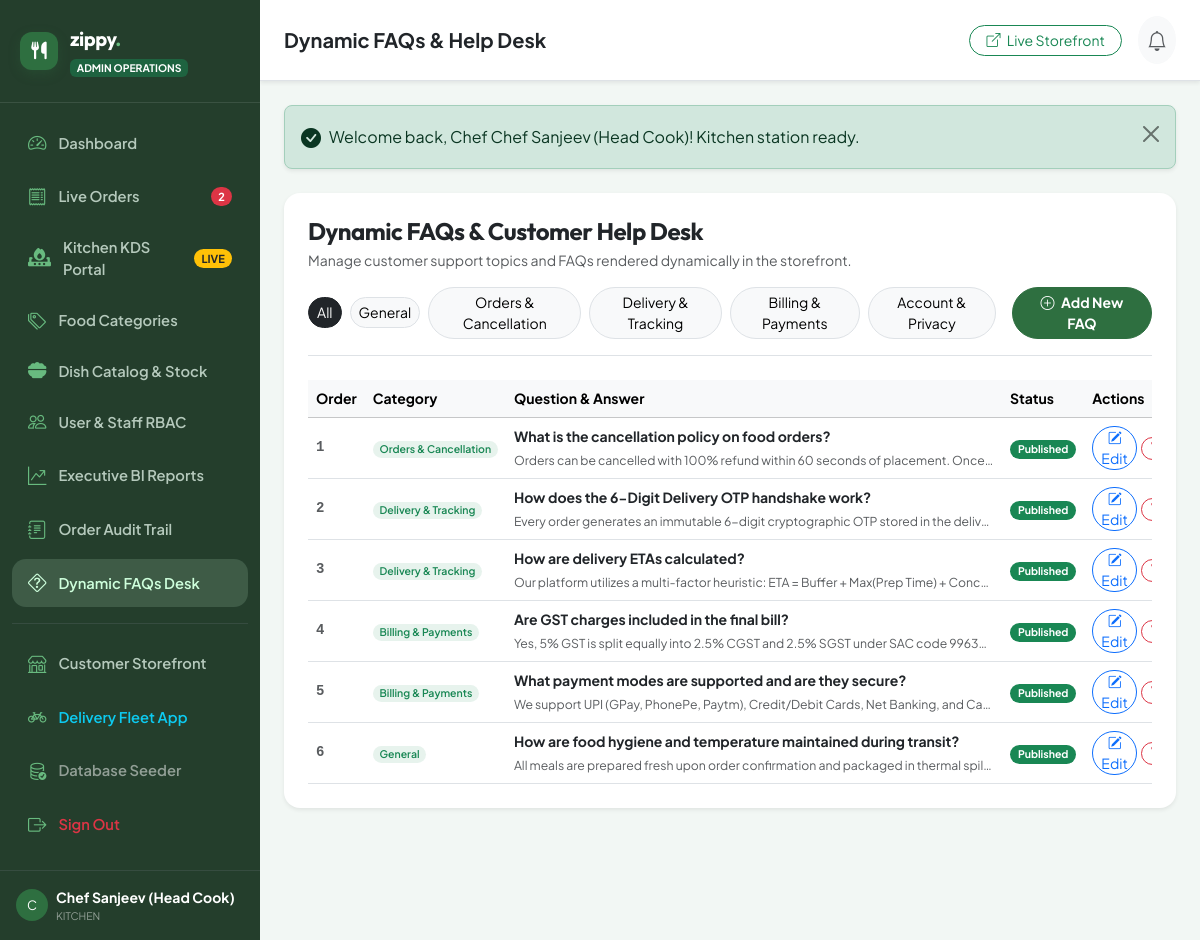
/admin/faqs.php (signed in), run on the app's committed database.
### tables this page shows
CREATE TABLE `faqs` (
    `faq_id` INT AUTO_INCREMENT PRIMARY KEY,
    `question` VARCHAR(255) NOT NULL,
    `answer` TEXT NOT NULL,
    `category` VARCHAR(50) NOT NULL DEFAULT 'General',
    `display_order` INT NOT NULL DEFAULT 0,
    `is_active` TINYINT(1) NOT NULL DEFAULT 1,
    `created_at` TIMESTAMP NOT NULL DEFAULT CURRENT_TIMESTAMP
);

### includes/functions.php (called while the page is built, shortened)
<?php
require_once __DIR__ . '/../config/config.php';
function db_query(string $sql, array $params = []): ?PDOStatement {
    $pdo = getDBConnection();
    try {
        $stmt = $pdo->prepare($sql);
        $stmt->execute($params);
        return $stmt;
    } catch (PDOException $e) {
        error_log("Database Query Error: " . $e->getMessage() . " | SQL: " . $sql);
        return null;
    }
}
function db_fetch_all(string $sql, array $params = []): array {
    $stmt = db_query($sql, $params);
    return $stmt ? $stmt->fetchAll() : [];
}

### admin/faqs.php (the view, shortened to what this page needs)
<?php
require_once __DIR__ . '/../config/config.php';
require_once __DIR__ . '/../includes/functions.php';
require_once __DIR__ . '/includes/header.php';
$categoryFilter = clean_input($_GET['category'] ?? '');
$where = "1=1";
$params = [];
$faqs = [];
try {
    $faqs = db_fetch_all("
        SELECT * FROM `faqs`
        WHERE $where
        ORDER BY `display_order` ASC, `faq_id` ASC
    ", $params);
} catch (Exception $e) {
    $faqs = [];
}
$categories = ['General', 'Orders & Cancellation', 'Delivery & Tracking', 'Billing & Payments', 'Account & Privacy'];
?>
<div class="card border-0 rounded-4 shadow-sm p-4 bg-white mb-4">
  <div class="d-flex flex-wrap align-items-center justify-content-between gap-3 border-bottom pb-3 mb-4">
    <div>
      <h4 class="fw-bold font-outfit mb-1 text-dark">Dynamic FAQs & Customer Help Desk</h4>
      <p class="text-muted small mb-0">Manage customer support topics and FAQs rendered dynamically in the storefront.</p>
    </div>
    <div class="d-flex align-items-center gap-2">
      <a href="<?= ADMIN_URL ?>/faqs.php" class="btn btn-sm rounded-pill <?= empty($categoryFilter) ? 'btn-dark' : 'btn-light border' ?>">All</a>
      <?php foreach ($categories as $cat): ?>
        <a href="<?= ADMIN_URL ?>/faqs.php?category=<?= urlencode($cat) ?>" class="btn btn-sm rounded-pill <?= ($categoryFilter === $cat) ? 'btn-success' : 'btn-light border' ?>">
          <?= e($cat) ?>
        </a>
      <?php endforeach; ?>
      <button type="button" class="btn btn-success btn-sm rounded-pill px-3 fw-bold ms-2" data-bs-toggle="modal" data-bs-target="#addFaqModal" style="background:#2E6F40; border-color:#2E6F40;">
        <i class="bi bi-plus-circle me-1"></i> Add New FAQ
      </button>
    </div>
  </div>
  <div class="table-responsive">
    <table class="table table-hover align-middle small mb-0">
      <thead class="table-light">
        <tr>
          <th style="width: 60px;">Order</th>
          <th style="width: 140px;">Category</th>
          <th>Question & Answer</th>
          <th style="width: 110px;">Status</th>
          <th style="width: 140px;">Actions</th>
        </tr>
      </thead>
      <tbody>
        <?php if (empty($faqs)): ?>
          <tr>
            <td colspan="5" class="text-center py-4 text-muted">
              No FAQ records found. Click <strong>Add New FAQ</strong> to create one.
            </td>
          </tr>
        <?php else: ?>
          <?php foreach ($faqs as $faq): ?>
            <tr>
              <td class="fw-bold font-monospace text-muted"><?= (int)$faq['display_order'] ?></td>
              <td>
                <span class="badge bg-success bg-opacity-10 text-success rounded-pill fw-semibold">
                  <?= e($faq['category']) ?>
                </span>
              </td>
              <td>
                <div class="fw-bold text-dark mb-1"><?= e($faq['question']) ?></div>
                <div class="text-muted small text-truncate" style="max-width: 480px;"><?= strip_tags($faq['answer']) ?></div>
              </td>
              <td>
                <form method="POST" action="<?= ADMIN_URL ?>/faqs.php" class="m-0">
                  <button type="submit" class="btn btn-sm badge <?= $faq['is_active'] ? 'bg-success' : 'bg-secondary' ?> rounded-pill border-0 px-2 py-1 cursor-pointer">
                    <?= $faq['is_active'] ? 'Published' : 'Draft' ?>
                  </button>
                </form>
              </td>
              <td>
                <div class="d-flex align-items-center gap-1">
                  <button type="button" class="btn btn-sm btn-outline-primary rounded-pill px-2 py-0" data-bs-toggle="modal" data-bs-target="#editModal<?= (int)$faq['faq_id'] ?>">
                    <i class="bi bi-pencil-square"></i> Edit
                  </button>
                  <form method="POST" action="<?= ADMIN_URL ?>/faqs.php" class="m-0" onsubmit="return confirm('Delete this FAQ permanently?');">
                    <button type="submit" class="btn btn-sm btn-outline-danger rounded-pill px-2 py-0">
                      <i class="bi bi-trash"></i>
                    </button>
                  </form>
                </div>
              </td>
            </tr>
          <?php endforeach; ?>
        <?php endif; ?>
      </tbody>
    </table>
  </div>
</div>
<?php require_once __DIR__ . '/includes/footer.php'; ?>

### assets/css/style.css (style rules this page uses)
:root { --lush-pine: #243E2C; --lush-forest: #2E6F40; --lush-forest-hover: #235933; --lush-sage: #68BA7F; --lush-mint: #CEFFDC; --lush-mint-soft: #EDFBF2; --lush-mint-glow: rgba(206, 255, 220, 0.45); --lush-bg: #F7FAF8; --lush-card: #FFFFFF; --lush-border: #E2ECE5; --lush-border-subtle: #EEF4F0; --lush-text-main: #1C2B20; --lush-text-muted: #576E5F; --lush-text-light: #8A9E91; --food-veg: #229947; --food-nonveg: #D32F2F; --food-gold: #E5A100; --food-badge-bg: #243E2C; --shadow-sm: 0 2px 8px rgba(36, 62, 44, 0.06); --shadow-md: 0 6px 18px rgba(36, 62, 44, 0.08); --shadow-lg: 0 14px 34px rgba(36, 62, 44, 0.12); --radius-sm: 8px; --radius-md: 14px; --radius-lg: 20px; --radius-pill: 50px; --transition-fast: all 0.2s cubic-bezier(0.4, 0, 0.2, 1); --transition-normal: all 0.3s cubic-bezier(0.4, 0, 0.2, 1); }
body { font-family: 'Plus Jakarta Sans', -apple-system, BlinkMacSystemFont, 'Segoe UI', Roboto, Helvetica, Arial, sans-serif; background-color: var(--lush-bg); color: var(--lush-text-main); overflow-x: hidden; line-height: 1.5; }
h1, h2, h3, h4, h5, h6 { font-family: 'Outfit', 'Plus Jakarta Sans', sans-serif; color: var(--lush-pine); font-weight: 700; letter-spacing: -0.02em; }
a { text-decoration: none; color: inherit; transition: var(--transition-fast); }

### data on the page
faqs: display_order "1", category "Orders & Cancellation", question "What is the cancellation policy on food orders?", answer "Orders can be cancelled with 100% refund within 60 seconds of placement. Once…", is_active "Published"
faqs: display_order "2", category "Delivery & Tracking", question "How does the 6-Digit Delivery OTP handshake work?", answer "Every order generates an immutable 6-digit cryptographic OTP stored in the deliv…", is_active "Published"
faqs: display_order "3", category "Delivery & Tracking", question "How are delivery ETAs calculated?", answer "Our platform utilizes a multi-factor heuristic: ETA = Buffer + Max(Prep Time) + Conc…", is_active "Published"
faqs: display_order "4", category "Billing & Payments", question "Are GST charges included in the final bill?", answer "Yes, 5% GST is split equally into 2.5% CGST and 2.5% SGST under SAC code 9963…", is_active "Published"
faqs: display_order "5", category "Billing & Payments", question "What payment modes are supported and are they secure?", answer "We support UPI (GPay, PhonePe, Paytm), Credit/Debit Cards, Net Banking, and Ca…", is_active "Published"
faqs: display_order "6", category "General", question "How are food hygiene and temperature maintained during transit?", answer "All meals are prepared fresh upon order confirmation and packaged in thermal spil…", is_active "Published"

### other printed values
$activeOrdersCount "2"
substr($currentUser['name'] ?? 'A', 0, 1) "C"
$currentUser['name'] "Chef Sanjeev (Head Cook)"
$currentUser['role_name'] "KITCHEN"
$pageTitle "Dynamic FAQs & Help Desk"
$flash['message'] "Welcome back, Chef Chef Sanjeev (Head Cook)! Kitchen station ready."
$cat "General"
$cat "Orders & Cancellation"
$cat "Delivery & Tracking"
$cat "Billing & Payments"
$cat "Account & Privacy"
